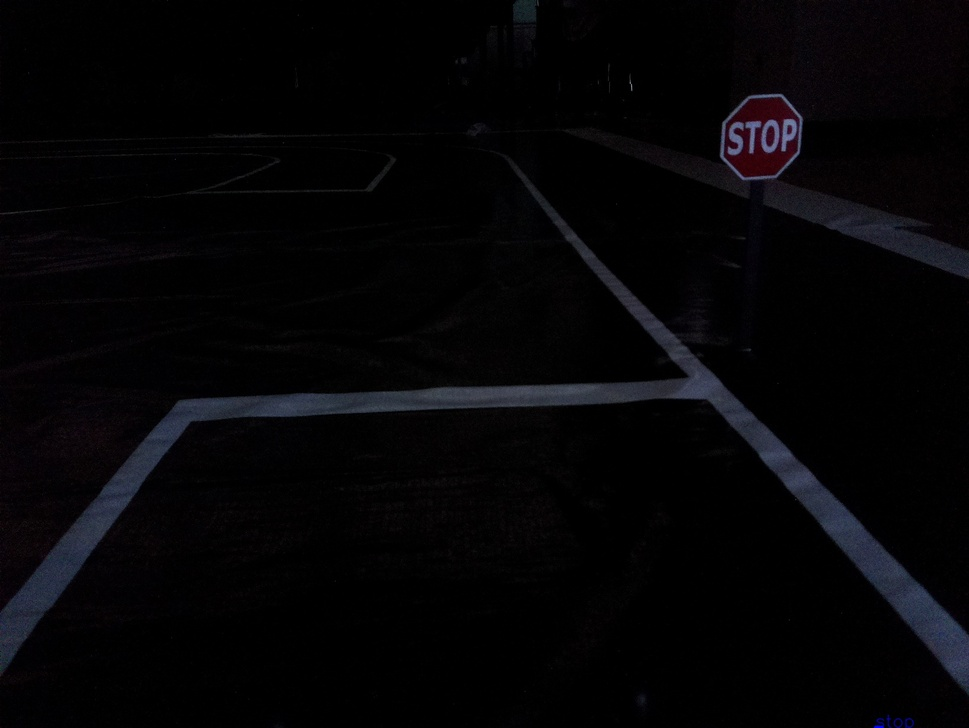
#> input picture Brain/src/lib/perception/object_detection.jpg, 969 x 728 px, shrunk from 1640 x 1232 before the run
$ python -i lanekeeputils.py   (imports and definitions only)   (older library calls are emulated)
#> lines starting #> are read from the running program, lines starting #| are printed output that depends on the picture; after the words box and inside, x2 and y2 are one past the last pixel; in counts of white or black regions, pixels touching at a corner belong together
#> further down, picture is the input picture: shape (728, 969, 3); mean B, G, R 6.3, 4.6, 5.1
from multiprocessing import process
import cv2
import numpy as np
import matplotlib.pyplot as plt
from typing import List, Any, Union, Tuple
import os
import math
from functools import reduce


# [43 lines left out: functions draw_line, display_heading_line, not called in this run]


class LaneKeep:
    def __init__(
        self,
        use_perspective: bool = True,
        hls_lower: List[int] = [90, 90, 90],
        computation_method: str = "hough",
        blur_size: Tuple[int, int] = (3, 3),
        adpt_Th_blk_size: int = 21,
        adpt_Th_C: int = 4,
        canny_thres1: int = 50,
        canny_thres2: int = 150,
        luroi: float = 0.15,
        ruroi: float = 0.85,
        lbroi: float = 0,
        rbroi: float = 1,
        hroi: float = 0.45,
        broi: float = 0,
    ):
        """Define LaneKeeping pipeline and parameters

        Args:
            use_perspective: (bool) change preprocess pipeline
                        False -> [roi_func, preprocess]
                        True  -> [persepective_wrap, preprocess]
            hls_lower: (list) change the hls filter lower bound
            computation_method:(str) [ hough | sliding_window]
            blur_size: (Tuple[int, int]) Blur kernel size (preprocess)
            adpt_Th_blk_size: (int) Adaptive thresholding block size (preprocess)
            adpt_Th_C: (int) Adaptive thresholidng parameter C (preprocess)
            canny_thres1: (int) Canny Edge Detection threshold parameter (preprocess)
            canny_thres2: (int) Canny Edge Detection threshold parameter (preprocess)
            luroi: (float) left upper ROI region percent
            ruroi: (float) right upper ROI region percent
            lbroi: (float) left bottom ROI region percent
            rbroi: (float) right bottom ROI region percent
            hroi : (float) ROI region percent
            broi: (float) ROI region percent from bottom,
        """

        assert (
            computation_method == "hough" or computation_method == "sliding_window"
        ), f"Expected computation_method to be either 'hough' or 'sliding_window'"

        assert (
            len(hls_lower) == 3
        ), f"Expected a list of [hue, sat, light], got {hls_lower}"

        assert (
            max(hls_lower) < 255 and min(hls_lower) >= 0
        ), f"Value range for hls is 0~255, got {hls_lower}"

        self.computation_method = computation_method
        self.hls_lower = hls_lower
        self.blur_size = blur_size
        # Size of a pixel neighborhood that is used to calculate a threshold value for the pixel
        self.adpt_Th_blk_size = adpt_Th_blk_size
        # const substracted from mean (adaptive threshold)
        self.adpt_Th_C = adpt_Th_C
        # threshold for canny edge detection
        # https://docs.opencv.org/4.x/dd/d1a/group__imgproc__feature.html#ga04723e007ed888ddf11d9ba04e2232de
        self.canny_thres1 = canny_thres1
        self.canny_thres2 = canny_thres2

        # perspective wrap
        self.luroi = luroi
        self.ruroi = ruroi
        self.lbroi = lbroi
        self.rbroi = rbroi
        self.hroi = hroi
        self.broi = broi
        self.stencil = None
        if use_perspective:
            pipeline_list = [self.persepective_wrap, self.preprocess]
        else:
            pipeline_list = [self.roi_func, self.preprocess]

        def compose(f, g):
            return lambda x: g(f(x))

        self.preprocess_pipeline = reduce(compose, pipeline_list, lambda x: x)

    # [44 lines left out: functions __call__, roi_func, not called in this run]

    def preprocess(self, img: np.ndarray) -> np.ndarray:
        """Preprocess image for edge detection"""
        # Apply HLS color filtering to filter out white lane lines
        img = cv2.convertScaleAbs(img, alpha=2.0, beta=30)
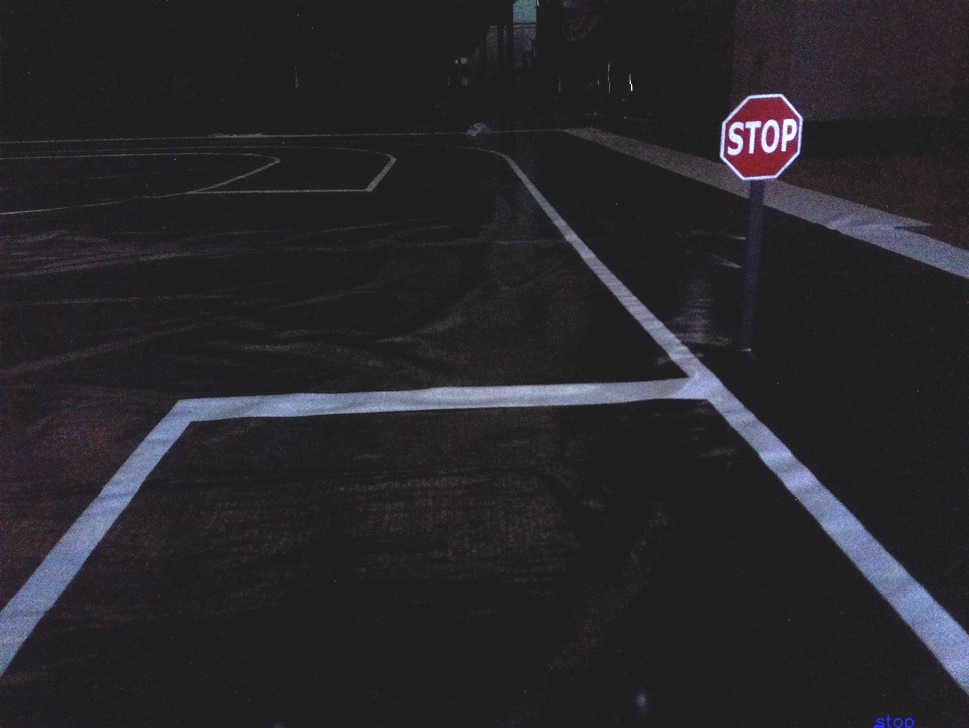
#> img: shape (728, 969, 3); mean of channels 0, 1, 2 42.6, 39.2, 40.1; drawn as B, G, R
        blur1 = cv2.GaussianBlur(img, (7, 7), 0)

        hls = cv2.cvtColor(blur1, cv2.COLOR_BGR2HLS)
#> hls: shape (728, 969, 3); mean of channels 0, 1, 2 50.9, 40.9, 8.7

        # change here if it fails to detect
        white_lower = np.array(
            [np.round(0 / 2), np.round(0.05 * 255), np.round(0.00 * 255)]
        )

        white_upper = np.array(
            [np.round(360 / 2), np.round(1 * 255), np.round(1 * 255)]
        )

        white_mask = cv2.inRange(hls, white_lower, white_upper)
#> white_mask: shape (728, 969); every value is 255

        # Yellow-ish areas in image
        # H value must be appropriate (see HSL color space), e.g. within [40 ... 60]
        # L value can be arbitrary (we want everything between bright and dark yellow), e.g. within [0.0 ... 1.0]
        # S value must be above some threshold (we want at least some saturation), e.g. within [0.35 ... 1.0]
        yellow_lower = np.array(
            [np.round(30 / 2), np.round(0.10 * 255), np.round(0.45 * 255)]
        )
        yellow_upper = np.array(
            [np.round(60 / 2), np.round(0.80 * 255), np.round(1.00 * 255)]
        )
        yellow_mask = cv2.inRange(hls, yellow_lower, yellow_upper)
#> yellow_mask: shape (728, 969); every value is 0

        # Calculate combined mask, and masked image
        mask = cv2.bitwise_or(yellow_mask, white_mask)
        hls_result = cv2.bitwise_and(img, img, mask=mask)

        # [6 lines of commented-out code are left out]
        gray = cv2.cvtColor(hls_result, cv2.COLOR_RGB2GRAY)
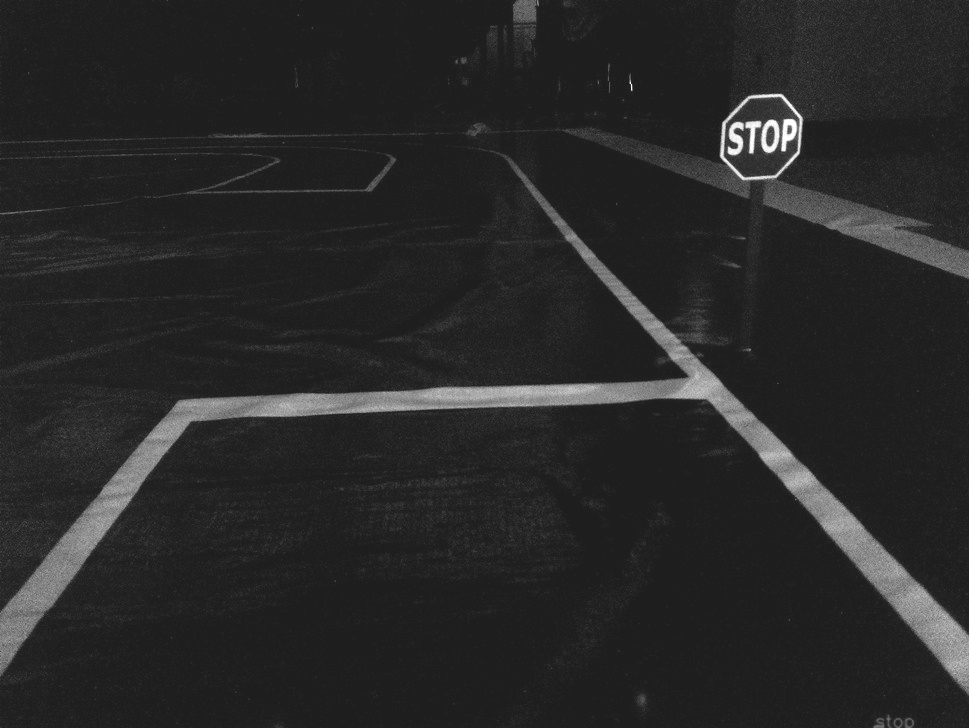
#> gray: shape (728, 969); min 30, max 255, mean 40.3
        # clahe = cv2.createCLAHE(clipLimit=80,tileGridSize=(128,128))
        # gray = clahe.apply(gray)
        # thres = cv2.adaptiveThreshold(
        #     gray,
        #     255,
        #     cv2.ADAPTIVE_THRESH_GAUSSIAN_C,
        #     cv2.THRESH_BINARY_INV,
        #     self.adpt_Th_blk_size,
        #     self.adpt_Th_C,
        # )
        # ret, thresh = cv2.threshold(gray, 160, 255, cv2.THRESH_BINARY)
        blur = cv2.GaussianBlur(gray, self.blur_size, 0)
        _,th1 = cv2.threshold(blur, 80,255, cv2.THRESH_BINARY)
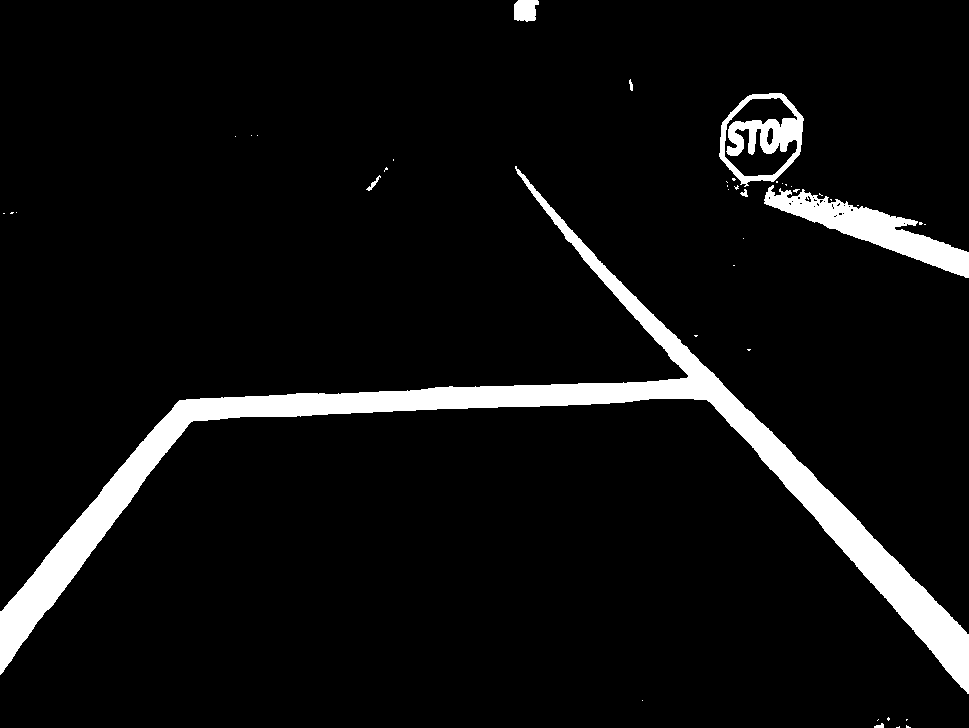
#> th1: shape (728, 969); 6.4% white; 41 white regions (33 under 20 px), largest, box (x1, y1, x2, y2) and area: (0, 166, 969, 694) 35495, (764, 185, 969, 278) 5533, (719, 93, 804, 187) 3149
        _,th2 = cv2.threshold(blur, 220,255, cv2.THRESH_BINARY+cv2.THRESH_OTSU)
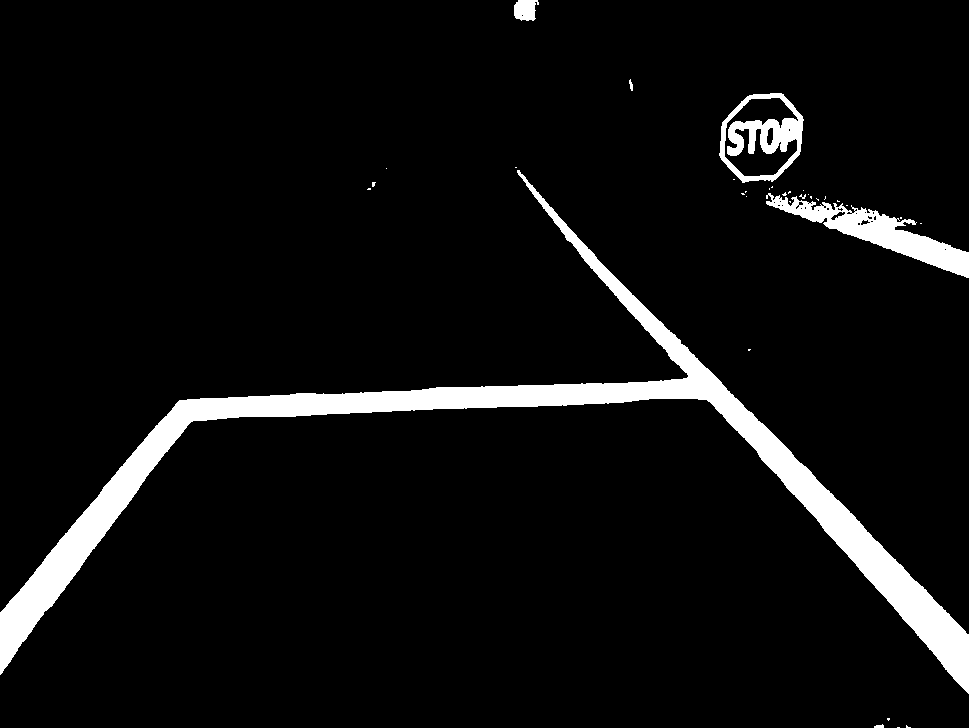
#> th2: shape (728, 969); 6.1% white; 33 white regions (27 under 20 px), largest, box (x1, y1, x2, y2) and area: (0, 170, 969, 694) 35049, (766, 193, 969, 278) 4666, (719, 93, 804, 183) 3007, (514, 0, 539, 21) 418, (629, 79, 633, 91) 30, (874, 724, 884, 728) 29
        #         clean = cv2.fastNlMeansDenoising(blur)
        th3 = np.array(0.7*th1 + 0.3*th2).astype(np.uint8)
        blur = cv2.GaussianBlur(th3, (21,21), 0)
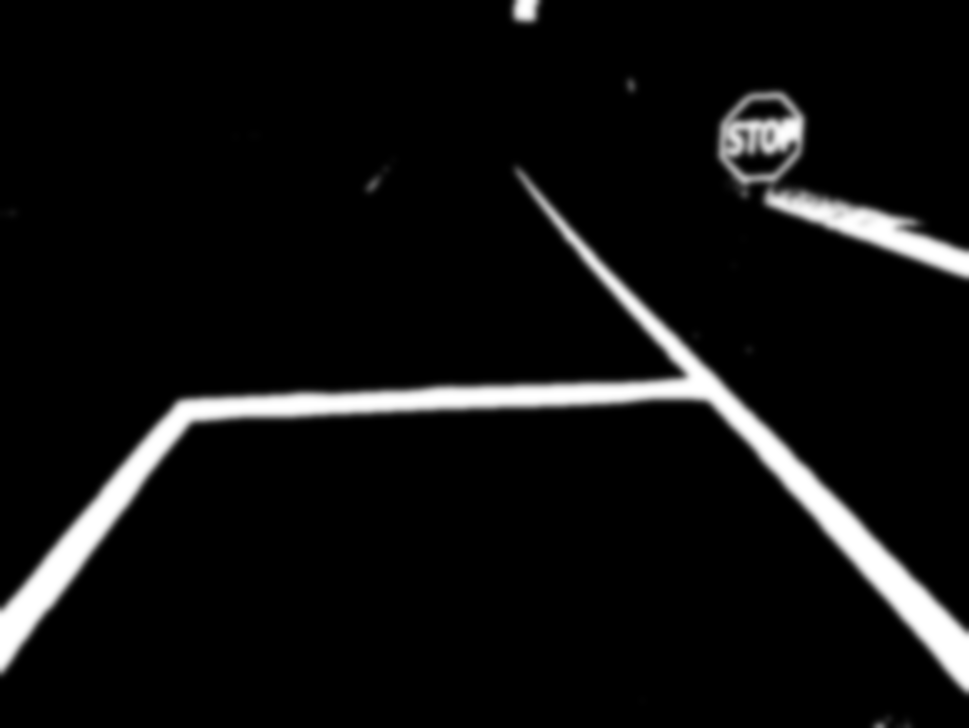
#> blur: shape (728, 969); min 0, max 255, mean 16.1

        canny = cv2.Canny(blur, self.canny_thres1, self.canny_thres2)
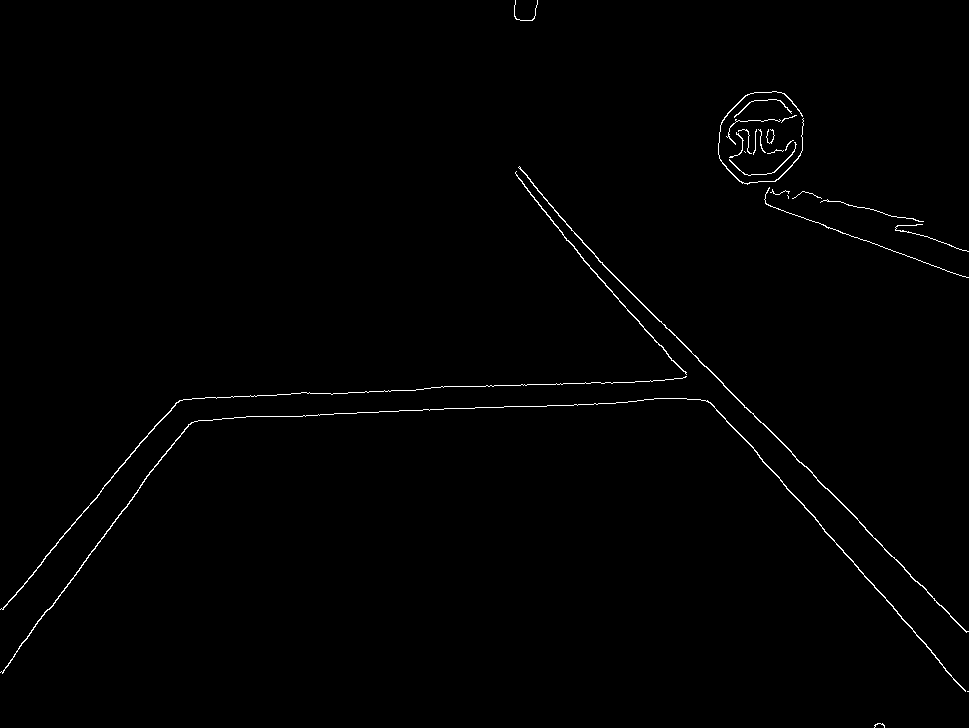
#> canny: shape (728, 969); 0.72% white in thin lines or dots
        #         denoised=cv2.fastNlMeansDenoisingColored(canny,None,10,10,7,21)
        return canny
        # return hls_result, gray, thres, blur, canny

    # [495 lines left out: functions persepective_wrap, houghlines_angle, sliding_window_search, processImage, perspectiveWarp, slide_window_search and 7 more, not called in this run]

>>> import cv2
>>> picture = cv2.imread('perception/object_detection.jpg')
>>> result = LaneKeep().preprocess(picture)
